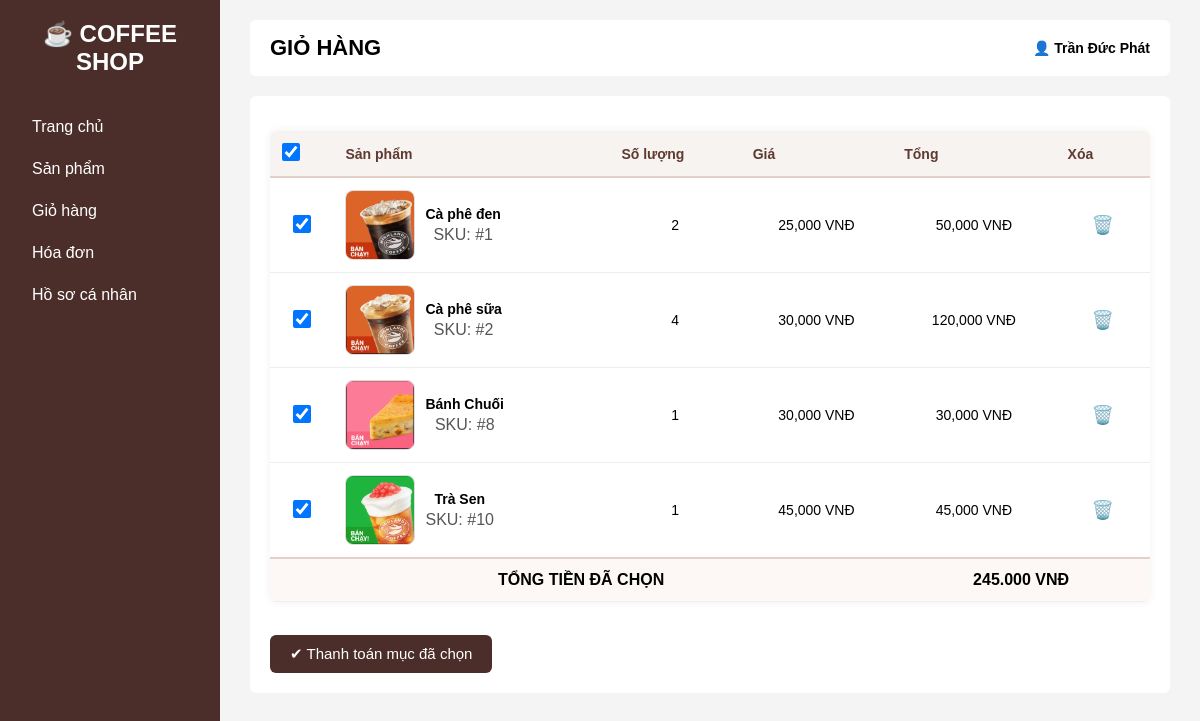
Page /php/phpUser/cart.php (signed in) on the committed database.
### tables this page shows
CREATE TABLE `products` (
  `id` int(11) NOT NULL,
  `name` varchar(100) NOT NULL,
  `category_id` int(11) NOT NULL,
  `price` decimal(10,2) NOT NULL,
  `quantity` int(11) NOT NULL DEFAULT 0,
  `description` text DEFAULT NULL,
  `image` varchar(255) DEFAULT NULL,
  `status` enum('active','inactive') DEFAULT 'active',
  `created_at` timestamp NOT NULL DEFAULT current_timestamp()
);

CREATE TABLE `cart` (
  `user_id` int(11) NOT NULL,
  `product_id` int(11) NOT NULL,
  `quantity` int(11) NOT NULL DEFAULT 1,
  `updated_at` datetime DEFAULT current_timestamp() ON UPDATE current_timestamp()
);

### php/phpUser/cart.php (the view, shortened to what this page needs)
<?php
include "../connect.php";
$userId = $_SESSION["user_id"];
$cart = [];
$stmtCart = $conn->prepare("SELECT product_id, quantity FROM cart WHERE user_id = ?");
$stmtCart->bind_param("i", $userId);
$stmtCart->execute();
$resultCart = $stmtCart->get_result();
while ($row = $resultCart->fetch_assoc()) {
    $cart[(int)$row["product_id"]] = (int)$row["quantity"];
}
?>
<!DOCTYPE html>
<html lang="vi">
<head>
    <link rel="stylesheet" href="/quanlyquancaphe_web/Coffee_Web/css/home.css?v=<?php echo time(); ?>">
    <link rel="stylesheet" href="/quanlyquancaphe_web/Coffee_Web/css/products.css?v=<?php echo time(); ?>">
    <link rel="stylesheet" href="/quanlyquancaphe_web/Coffee_Web/css/cart.css?v=<?php echo time(); ?>">
</head>
<body>
<div class="layout">
    <div class="sidebar">
        <h2>☕ COFFEE SHOP</h2>
        <ul>
            <li><a href="userHome.php">Trang chủ</a></li>
            <li><a href="products.php">Sản phẩm</a></li>
            <li class="active"><a href="cart.php">Giỏ hàng</a></li>
            <li><a href="invoice.php">Hóa đơn</a></li>
            <li><a href="personalProfile.php">Hồ sơ cá nhân</a></li>
        </ul>
    </div>
    <div class="content">
        <div class="topbar">
            <h1>GIỎ HÀNG</h1>
            <div class="account">
                👤 <b><?= htmlspecialchars($_SESSION["name"]) ?></b>
            </div>
        </div>
        <div class="welcome">
            <?php if (empty($cart)): ?>
                <p>🛒 Giỏ hàng trống</p>
            <?php else: ?>
                <table border="0" width="100%" cellpadding="10" class="cart-table">
                    <tr>
                        <th><input type="checkbox" id="selectAll" checked></th>
                        <th>Sản phẩm</th>
                        <th>Số lượng</th>
                        <th>Giá</th>
                        <th>Tổng</th>
                        <th>Xóa</th>
                    </tr>
                    <?php
                    $grandTotal = 0;
                    foreach ($cart as $id => $qty):
                        $rs = mysqli_query($conn, "SELECT name, price, image FROM products WHERE id = $id");
                        $p  = mysqli_fetch_assoc($rs);
                        $sum = $p["price"] * $qty;
                        $grandTotal += $sum;
                        $imagePath = $p["image"]
                            ? "/quanlyquancaphe_web/Coffee_Web/uploads/products/" . $p["image"]
                            : "/quanlyquancaphe_web/Coffee_Web/images/default-product.png";
                    ?>
                    <tr class="cart-row" id="row-<?= $id ?>" data-id="<?= $id ?>" data-price="<?= $p['price'] ?>" data-qty="<?= $qty ?>">
                        <td><input type="checkbox" class="item-select" value="<?= $id ?>" checked></td>
                        <td>
                            <div class="cart-item">
                                <img src="<?= $imagePath ?>" alt="<?= htmlspecialchars($p["name"]) ?>">
                                <div class="cart-item-info">
                                    <strong><?= htmlspecialchars($p["name"]) ?></strong>
                                    <p>SKU: #<?= $id ?></p>
                                </div>
                            </div>
                        </td>
                        <td><?= $qty ?></td>
                        <td><?= number_format($p["price"]) ?> VNĐ</td>
                        <td class="item-sum"><?= number_format($sum) ?> VNĐ</td>
                        <td>
                            <button class="btn-remove"
                                    onclick="removeCartItem(<?= $id ?>, <?= $p['price'] * $qty ?>, this)"
                                    title="Xóa khỏi giỏ hàng">
                                🗑️
                            </button>
                        </td>
                    </tr>
                    <?php endforeach; ?>
                    <tr class="cart-total-row">
                        <td colspan="4"><b>TỔNG TIỀN ĐÃ CHỌN</b></td>
                        <td colspan="2"><b id="grandTotal"><?= number_format($grandTotal) ?> VNĐ</b></td>
                    </tr>
                </table>
                <br>
                <button type="button" id="checkoutBtn" onclick="checkoutCart()">
                    ✔ Thanh toán mục đã chọn
                </button>
            <?php endif; ?>
        </div>
    </div>
</div>
</body>
</html>

### css/home.css (style rules this page uses)
* { margin: 0; padding: 0; box-sizing: border-box; font-family: Arial, sans-serif; }
.layout { display: flex; min-height: 100vh; background: #f4f4f4; }
.sidebar { width: 220px; background: #4b2e2a; color: white; padding: 20px; position: sticky; top: 0; height: 100vh; overflow-y: auto; }
.sidebar h2 { text-align: center; margin-bottom: 30px; }
.sidebar ul { list-style: none; }
.sidebar li { padding: 12px; cursor: pointer; border-radius: 5px; }
.content { flex: 1; padding: 20px 30px; }
.topbar { display: flex; justify-content: space-between; align-items: center; background: white; padding: 15px 20px; border-radius: 6px; margin-bottom: 20px; }
.topbar h1 { font-size: 22px; }
.account { font-size: 14px; }
.welcome { background: white; padding: 20px; border-radius: 6px; }
.sidebar a { text-decoration: none; color: white; display: block; width: 100%; }
table { width: 100%; background: white; border-collapse: collapse; border-radius: 6px; overflow: hidden; }
th { background: #4b2e2a; color: white; padding: 12px; text-align: center; }
td { padding: 10px; text-align: center; border-bottom: 1px solid #eee; }

### css/cart.css (style rules this page uses)
.welcome table { width: 100%; margin-top: 15px; background: #ffffff; border-collapse: collapse; box-shadow: 0 0 10px rgba(0, 0, 0, 0.06); }
.welcome th, .welcome td { padding: 12px; font-size: 14px; border-bottom: 1px solid #eee; vertical-align: middle; }
.welcome th { background: #f7f3f0; color: #5e3a30; text-align: left; border-bottom: 2px solid #e2d0c9; }
.welcome tr.cart-total-row td { background: #fdf8f5; font-weight: bold; font-size: 16px; border-top: 2px solid #e2d0c9; }
.cart-item { display: flex; gap: 10px; align-items: center; }
.cart-item img { width: 70px; height: 70px; object-fit: cover; border-radius: 8px; border: 1px solid #ddd; }
.cart-item-info p { margin: 4px 0 0; color: #777; font-size: 12px; }
#selectAll { width: 18px; height: 18px; }
.item-select { width: 18px; height: 18px; }
#checkoutBtn { margin-top: 15px; padding: 10px 20px; border: none; background: #4b2e2a; color: #fff; border-radius: 6px; cursor: pointer; font-size: 15px; }
.welcome p { font-size: 16px; color: #555; }

### php/phpUser/cart.php (style rules this page uses)
.btn-remove { background: none; border: none; cursor: pointer; font-size: 18px; color: #c0392b; padding: 4px 8px; border-radius: 5px; transition: background .15s, transform .15s; line-height: 1; }
.cart-row { transition: opacity .35s, transform .35s; }

### rows in the picture
products: image (picture), name "Cà phê đen", id "1", price "25,000", price.quantity "50,000"
cart: quantity "2", product "1"
products: image (picture), name "Cà phê sữa", id "2", qty "4", price "30,000", price "120,000"
products: image (picture), name "Bánh Chuối", id "8", price "30,000", price.product_id "30,000"
products: image (picture), name "Trà Sen", id "10", price "45,000", price.product_id "45,000"

### other values in the picture
$_SESSION["name"] "Trần Đức Phát"
